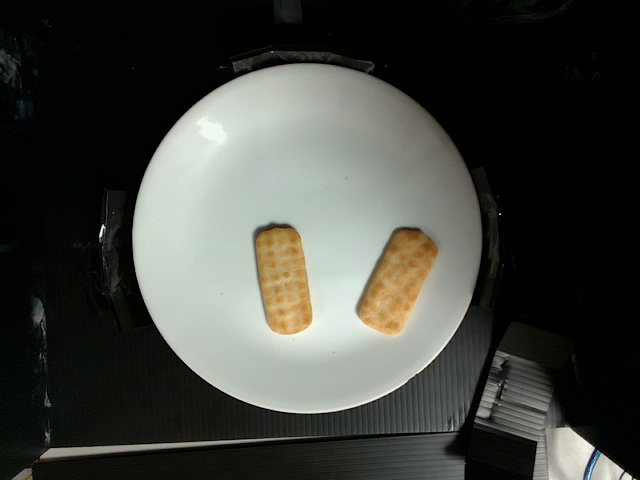
#> input picture buffetProject_240516/static - 複製/image/screenShot.jpg, 640 x 480 px, found by its file name
$ python z_test.py
#> lines starting #> are read from the running program, lines starting #| are printed output that depends on the picture; after the words box and inside, x2 and y2 are one past the last pixel; in counts of white or black regions, pixels touching at a corner belong together
import matplotlib.pyplot as plt
import matplotlib
from matplotlib.offsetbox import OffsetImage, AnnotationBbox
from datetime import datetime
from PIL import Image, ImageDraw

# [21 lines of commented-out code are left out]


def crop_to_square_and_circle(input_path, output_path):
    # 打開圖片
#> called with input_path = './static/image/screenShot.jpg', output_path = './static/image/circle.png'
    original_image = Image.open(input_path)
#> original_image is the input picture: PIL image 640x480 RGB; mean R, G, B 66, 67.4, 62.1
    # 確定圖片的寬度和高度
    width, height = original_image.size
#> width = 640; height = 480
    # 計算切割後的正方形大小
    size = min(width, height)
#> size = 480
    # 計算切割的左上角位置，使正方形位於原始圖片的中心
    left = (width - size) // 2
#> left = 80
    top = (height - size) // 2
#> top = 0
    # 切割圖片
    cropped_square_image = original_image.crop((left, top, left + size, top + size))
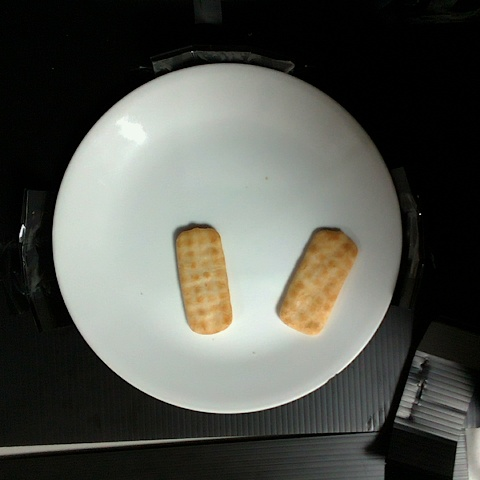
#> cropped_square_image: PIL image 480x480 RGB; mean R, G, B 84.6, 86.1, 79.4
    # 設置圓形半徑為正方形寬度的一半
    radius = size // 2
#> radius = 240
    # 創建一個具有 alpha 通道的全透明圖片
    circle_mask = Image.new("L", (size, size), 0)
#> circle_mask: PIL image 480x480 L; every value is 0
    # 在圓形遮罩上畫一個白色的圓
    draw = ImageDraw.Draw(circle_mask)
    draw.ellipse((0, 0, size, size), fill=255)
    # 將遮罩應用於正方形圖片
    circular_image = Image.new("RGBA", (size, size))
#> circular_image: PIL image 480x480 RGBA; every value is 0
    circular_image.paste(cropped_square_image, (0, 0))
    circular_image.putalpha(circle_mask)
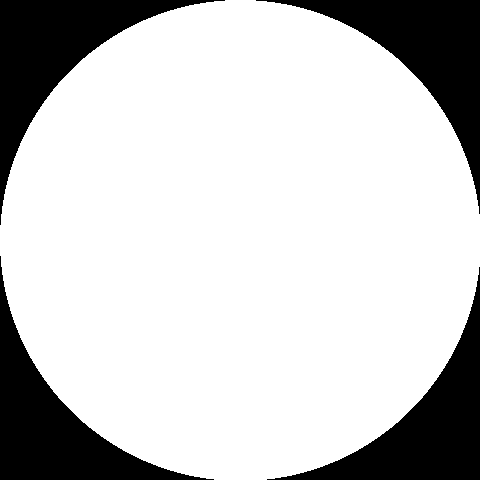
#> circle_mask: PIL image 480x480 L; 78.8% white; 4 black regions, box (x1, y1, x2, y2) and area: (0, 0, 225, 225) 12435, (256, 0, 480, 214) 12210, (0, 256, 214, 480) 12210, (267, 267, 480, 480) 11986
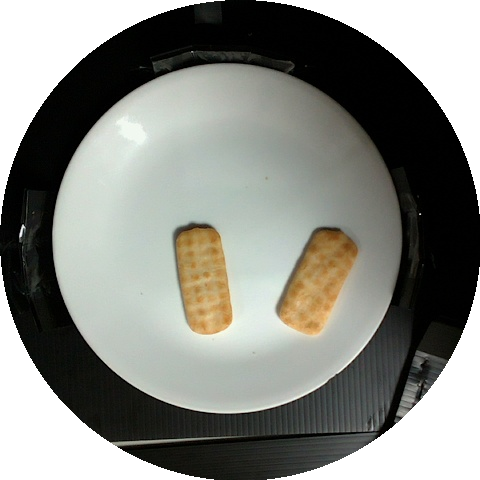
#> circular_image: PIL image 480x480 RGBA; mean R, G, B, A 84.6, 86.1, 79.4, 200.9; transparent parts drawn white
    # 儲存圓形圖片
    circular_image.save(output_path, format="PNG")

# 使用範例
input_image_path = "./static/image/screenShot.jpg"
output_image_path = "./static/image/circle.png"

crop_to_square_and_circle(input_image_path, output_image_path)


name_classes    = ['wafer_pie', 'oreo', 'yuki', 'snow_cracker', 'rice_cracker', 'rye_biscuit']
# Read merged data from the text file
read_merged_list = []
# Read data from 'merged_data.txt'
#> (the run stopped early here; a loop or call above may not have finished)
